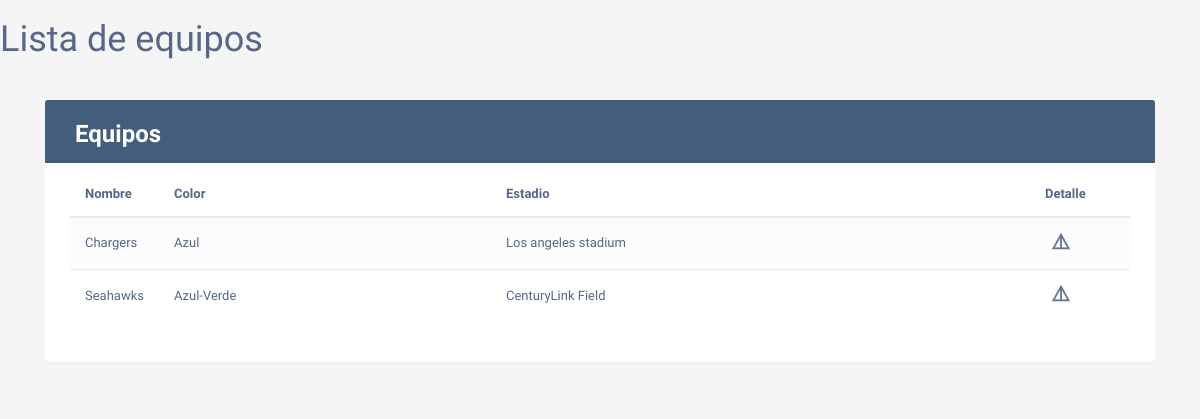
Page /lista-equipos/ on the committed database.
### AppNLFP/models.py (models this page shows, shortened)
class Equipo(models.Model):
    nombreEquipo = models.CharField(max_length=30)
    colorEquipo = models.CharField(max_length=30)
    estadio = models.CharField(max_length=30)
    timestamp = models.DateTimeField(auto_now_add=True)

### AppNLFP/views.py (the view)
# urls.py: path('lista-equipos/',views.listaEquipos,name="lista_equipos_view"),
def listaEquipos(request):
    queryset = Equipo.objects.all()
    context = {
        "lista_equipos" : queryset
    }
    return render(request,"home/lista-equipos.html",context)

### templates/home/lista-equipos.html (shortened to what this page needs)
{% extends "base.html" %}
{% block content %}
<h1>Lista de equipos</h1>
    <div class="container">
        <div class="table-wrapper">
            <div class="table-title">
                <div class="row">
                    <div class="col-sm-6">
						<h2><b>Equipos</b></h2>
					</div>
                </div>
            </div>
            <table class="table table-striped table-hover">
                <thead>
                    <tr>
                        <th>Nombre</th>
                        <th>Color</th>
						<th>Estadio</th>
						<th>Detalle</th>
                    </tr>
                </thead>
                <tbody>
                    {% for equipo in lista_equipos  %}
                    <tr>
                        <td>{{equipo.nombreEquipo}}</td>
                        <td>{{equipo.colorEquipo}}</td>
						<td>{{equipo.estadio}}</td>
                        <td>
							<a href="{%url 'detalle_equipo_view' equipo.id%}"><i class="material-icons" data-toggle="tooltip" title="Detalles">details</i></a>
                        </td>
                    </tr>
                    {% endfor %}
                </tbody>
            </table>
        </div>
    </div>
{% endblock %}

### templates/base.html (style rules this page uses)
body { color: #566787; background: #f5f5f5; font-family: 'Varela Round', sans-serif; font-size: 13px; }
.table-wrapper { background: #fff; padding: 20px 25px; margin: 30px 0; border-radius: 3px; box-shadow: 0 1px 1px rgba(0,0,0,.05); }
.table-title { padding-bottom: 15px; background: #435d7d; color: #fff; padding: 16px 30px; margin: -20px -25px 10px; border-radius: 3px 3px 0 0; }
.table-title h2 { margin: 5px 0 0; font-size: 24px; }
table.table tr th, table.table tr td { border-color: #e9e9e9; padding: 12px 15px; vertical-align: middle; }
table.table tr th:first-child { width: 60px; }
table.table tr th:last-child { width: 100px; }
table.table-striped tbody tr:nth-of-type(odd) { background-color: #fcfcfc; }
table.table td:last-child i { opacity: 0.9; font-size: 22px; margin: 0 5px; }
table.table td a { font-weight: bold; color: #566787; display: inline-block; text-decoration: none; outline: none !important; }
table.table td i { font-size: 19px; }

### rows in the picture
Equipo: nombreEquipo "Chargers", colorEquipo "Azul", estadio "Los angeles stadium"
Equipo: nombreEquipo "Seahawks", colorEquipo "Azul-Verde", estadio "CenturyLink Field"
